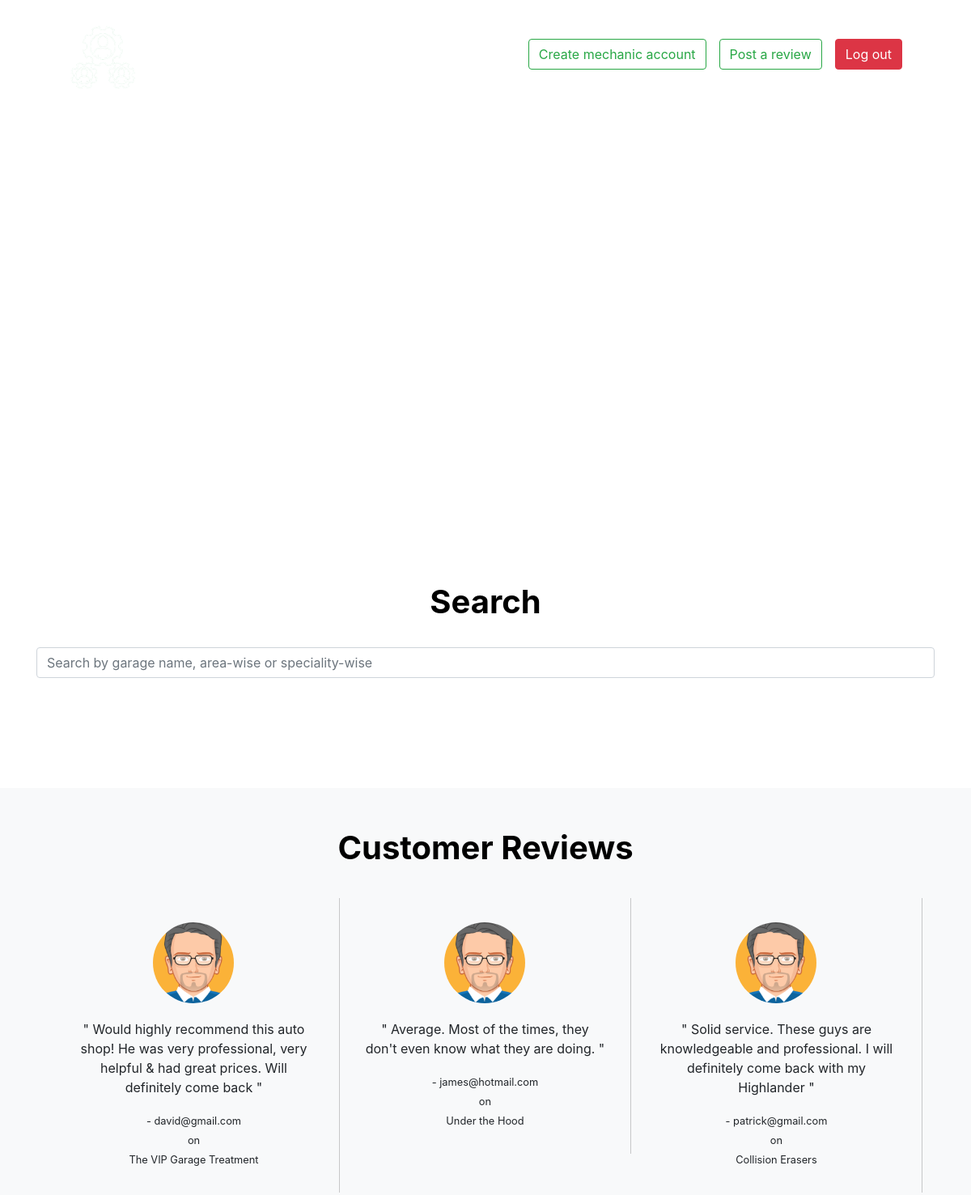
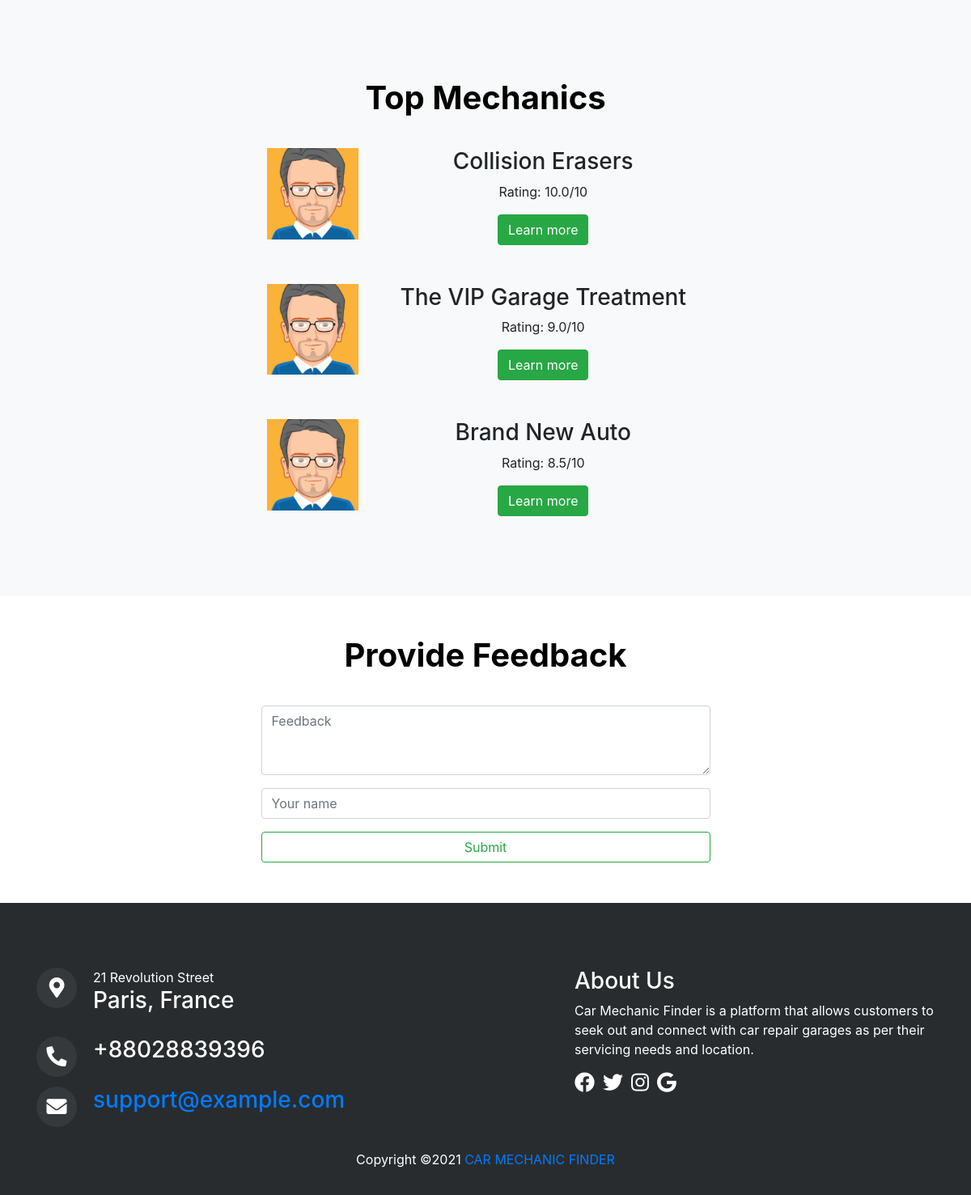
The app's page /home.php (signed in) with its own data (2 pictures, top to bottom).
### tables this page shows
CREATE TABLE `review` (
  `id` int(11) NOT NULL,
  `shopName` varchar(500) NOT NULL,
  `experience` varchar(1000) NOT NULL,
  `rating` int(2) NOT NULL,
  `author` varchar(100) NOT NULL
);

### home.php (the view, shortened to what this page needs)
<!DOCTYPE html>
<html lang="en">
<head>
    <link rel="stylesheet" href="https://maxcdn.bootstrapcdn.com/bootstrap/4.0.0/css/bootstrap.min.css">
    <link rel="stylesheet" href="OtherPages/assets/css/style.css">
    <link rel="stylesheet" href="https://cdnjs.cloudflare.com/ajax/libs/font-awesome/5.15.4/css/all.min.css" />
</head>
<body>
    <header>
        <div class="container">
             <nav class="navbar navbar-light">
                <nav class="navbar navbar-expand-lg navbar-dark bg-light w-100">
                    <a class="navbar-brand" href="home.php"> <img src="OtherPages/assets/images/logo-100.png" alt=""></a>
                    <div class="collapse navbar-collapse" id="navbarSupportedContent">
                      <ul class="navbar-nav ml-auto">
                      <li class="nav-item active">
                          <a class="nav-link" href="home.php">Home <span class="sr-only">(current)</span></a>
                        </li>
                        <li class="nav-item">
                          <a class="nav-link" href="privacy&policy.php">Privacy & Policy</a>
                        </li>
                        <li class="nav-item">
                          <a class="nav-link" href="contact.php">Contact Us</a>
                        </li>
                        <li class="nav-item">
                            <a class="nav-link button" href="mechanicRegistration.php">
                            <button class="btn btn-outline-success my-2 my-sm-0 text-center m-auto w-100 ml-2" type="submit">Create mechanic account</button></a>
                        </li>
                        <li class="nav-item">
                            <a class="nav-link button" href="postReview.php">
                            <button class="btn btn-outline-success my-2 my-sm-0 text-center m-auto w-100 ml-2" type="submit">Post a review</button></a>
                        </li>
                        <li class="nav-item">
                            <a class="nav-link button" href="logout.php">
                            <button class="btn btn-danger my-2 my-sm-0 text-center m-auto w-100 ml-2" type="submit">Log out</button></a>
                        </li>
                      </ul>
                    </div>
                  </nav>
            </nav>
        </div>
    </header>
    <section id="hero">
        <video width="100%" autoplay muted loop id="myVideo">
            <source src="OtherPages/rain.mp4" type="video/mp4">
            </video>
    </section>
     <div class="container">
			<br />
			<br />
			<br />
			<h1 align="center"><b>Search</b></h1><br />
			<div class="form-group">
				<div class="input-group">
					<input type="text" name="search_text" id="search_text" placeholder="Search by garage name, area-wise or speciality-wise" class="form-control" />
				</div>
			</div>
			<br />
		</div>
		<br />
		<br />
		<br />
		<br />
    <?php
    include_once 'database.php';
    $result = mysqli_query($conn,"SELECT shopName, experience, author FROM review ORDER BY RAND() LIMIT 3");
    ?>
    <section id="reviews" class="bg-light">
        <div class="container">
            <div class="container">
                <div class="mgb-40 padb-30 auto-invert line-b-4 align-center">
                    <h1 class="font-cond-b fg-text-d lts-md fs-300 fs-300-xs no-mg" contenteditable="false">Customer Reviews</h1>
                </div>
                <ul class="hash-list cols-3 cols-1-xs pad-30-all align-center text-sm">
                    <?php
					while($row = mysqli_fetch_array($result)) {
						$shn = $row["shopName"];
                        $ex = $row["experience"];
                        $au = $row["author"];
					?>
                    <li>
                      <img src="OtherPages/assets/images/avatar1.png" class="wpx-100 img-round mgb-20" title="" alt="" data-edit="false" data-editor="field" data-field="src[Image Path]; title[Image Title]; alt[Image Alternate Text]">
                      <p class="fs-110 font-cond-l" contenteditable="false">" <?php echo $ex;?> "</p>
                      <small class="font-cond case-u lts-sm fs-80 fg-text-l" contenteditable="false">- <?php echo $au;?> <br> on <br> <?php echo $shn;?></small>
                    </li>
                    <?php
                    }
                    ?>
                  </ul>
            </div>
        </div>
    </section>
    <?php
    include_once 'database.php';
    $result1 = mysqli_query($conn,"SELECT shopName, ROUND(AVG(rating),1) from review GROUP BY shopName ORDER BY ROUND(AVG(rating),1) DESC LIMIT 3");
    ?>
     <section id="top-mechanic" class="bg-light">
        <div class="container">
            <div class="mgb-40 padb-30 auto-invert line-b-4 align-center">
                <h1 class="font-cond-b fg-text-d lts-md fs-300 fs-300-xs no-mg" contenteditable="false">Top Mechanics</h1>
            </div>
            <div class="row">
                <div class="col-md-6 offset-md-3">
                    <?php
					while($row = mysqli_fetch_array($result1)) {
						$shn = $row["shopName"];
                        $rt = $row["ROUND(AVG(rating),1)"];
					?>
                    <div class="row top-mechanic-profile pb-5">
                        <div class="col-md-3"><img src="OtherPages/assets/images/avatar1.png" alt="" class="w-100"></div>
                        <div class="col-md-9">
                            <h3><?php echo $shn;?></h3>
                            <p>Rating: <?php echo $rt;?>/10</p>
                                <form action="mechanicDetails.php?id=<?php echo $shn; ?>" method="post">
                                    <input  class='btn btn-success' type="submit" name="submit" value="Learn more">
                                </form>
                        </div>
                    </div>
                    <?php
                    }
                    ?>
                </div>
            </div>
        </div>
    </section>
    <section id="feedback" class="">
        <div class="container">
            <div class="mgb-40 padb-30 auto-invert line-b-4 align-center">
                <h1 class="text-center font-cond-b fg-text-d lts-md fs-300 fs-300-xs no-mg">Provide Feedback</h1>
            </div>
            <form action="save_feedback.php" method="post" class="form-inline my-2 my-lg-0 w-50 m-auto">
                <textarea name="message" id="" cols="30" rows="3" class="form-control w-100 mb-3" placeholder="Feedback"></textarea>
                <input name="name" class="form-control w-100 mb-3" type="text" placeholder="Your name" aria-label="Search">
                <button name="store_feedback" class="btn btn-outline-success my-2 my-sm-0 text-center m-auto w-100" value="submit" type="submit">Submit</button>
            </form>
        </div>
    </section>
    <footer class="text-center text-lg-start">
        <div class="container">
            <div class="row top-footer">
                <div class="col-md-5">
                    <ul>
                        <li><div class="icons"><i class="fa fa-map-marker-alt"></i></div><div class="icon-text">21 Revolution Street<br><h3>Paris, France</h3></div></li>
                        <li>
                        <li><div class="icons"><i class="fa fa-phone-alt"></i></div><div class="icon-text"><h3>+88028839396</h3></div></li>
                        <li>
                        <li><div class="icons"><i class="fa fa-envelope"></i></div><div class="icon-text"><h3><a href="#">support@example.com</a></h3></div></li>
                    </ul>
                </div>
                <div class="col-md-5 offset-md-2 footer-right">
                    <h3>About Us</h3>
                    <p>Car Mechanic Finder is a platform that allows customers to seek out and connect with car repair garages as per their servicing needs and location.</p>
                    <ul>
                        <li><a href="#"><i class="fab fa-facebook"></i></a></li>
                        <li><a href="#"><i class="fab fa-twitter"></i></a></li>
                        <li><a href="#"><i class="fab fa-instagram"></i></a></li>
                        <li><a href="#"><i class="fab fa-google"></i></a></li>
                    </ul>
                </div>
            </div>
        </div>
        <div class="text-center p-3">
            <p>Copyright &copy;<script>document.write(new Date().getFullYear());</script> <a href="home.php">CAR MECHANIC FINDER</a></p>
        </div>
      </footer>
</body>
</html>

### OtherPages/assets/css/style.css (style rules this page uses)
body { margin: 0; }
header { background-color: transparent; width: 100%; position: absolute; left: 0; top: 0; z-index: 999; }
video { margin-top: -50px; }
.fa, .fab { font-size: 25px; }
h1 { color: #000!important; }
.icons { width: 50px; height: 50px; background-color: #35393C; border-radius: 50%; line-height: 50px; margin-right: 20px; float: left; }
.icon-text { overflow: hidden; text-align: left; }
.icons .fa { line-height: 50px; }
.button { margin-top: -8px; }
section { padding: 50px 0px; overflow: hidden; }
.nav-link { color: #fff!important; }
#hero { background-size: 100% 100%; height: 648px; background-repeat: no-repeat; background-position: center; padding: 0; }
.align-center { text-align: center; }
.hash-list { display: block; padding: 0; margin: 0 auto; }
@media (min-width: 768px) { .hash-list.cols-3 > li:nth-last-child(-n+3) { border-bottom: none; } }
@media (min-width: 768px) { .hash-list.cols-3 > li { width: 33.3333%; } }
.hash-list > li { display: block; float: left; border-right: 1px solid rgba(0, 0, 0, 0.2); border-bottom: 1px solid rgba(0, 0, 0, 0.2); }
.pad-30, .pad-30-all > * { padding: 30px; }
img { border: 0; }
.mgb-20, .mgb-20-all > * { margin-bottom: 20px; }
.wpx-100, .wpx-100-after:after { width: 100px; }
.img-round, .img-rel-round { border-radius: 50%; }
.padb-30, .padb-30-all > * { padding-bottom: 30px; }
.mgb-40, .mgb-40-all > * { margin-bottom: 0; }
[class*="line-b"] { position: relative; border-color: #E6AF2A; }
.fg-text-d, .fg-hov-text-d:hover, .fg-active-text-d.active { color: #fff; }
.font-cond-b { font-weight: 700 !important; }
header .bg-light { background-color: transparent!important; }
.top-mechanic-profile { text-align: center; }
footer { background-color: #282C2F; color: white; padding-top: 80px; }
footer ul { padding: 0; margin: 0; list-style: none; }
footer ul li { margin-bottom: 20px; }
footer .footer-right { text-align: left; }
footer .footer-right ul li { float: left; margin-right: 10px; }
footer .footer-right ul li a { color: white; }

### records on screen
review: experience "Would highly recommend this auto shop! He was very professional, very helpful & had great prices. Will definitely come back", author "david@gmail.com", shopName "The VIP Garage Treatment"
review: experience "Average. Most of the times, they don't even know what they are doing.", author "james@hotmail.com", shopName "Under the Hood"
review: experience "Solid service. These guys are knowledgeable and professional. I will definitely come back with my Highlander", author "patrick@gmail.com", shopName "Collision Erasers"

### other values on screen
$shn "Collision Erasers"
$rt "10.0"
$shn "The VIP Garage Treatment"
$rt "9.0"
$shn "Brand New Auto"
$rt "8.5"
